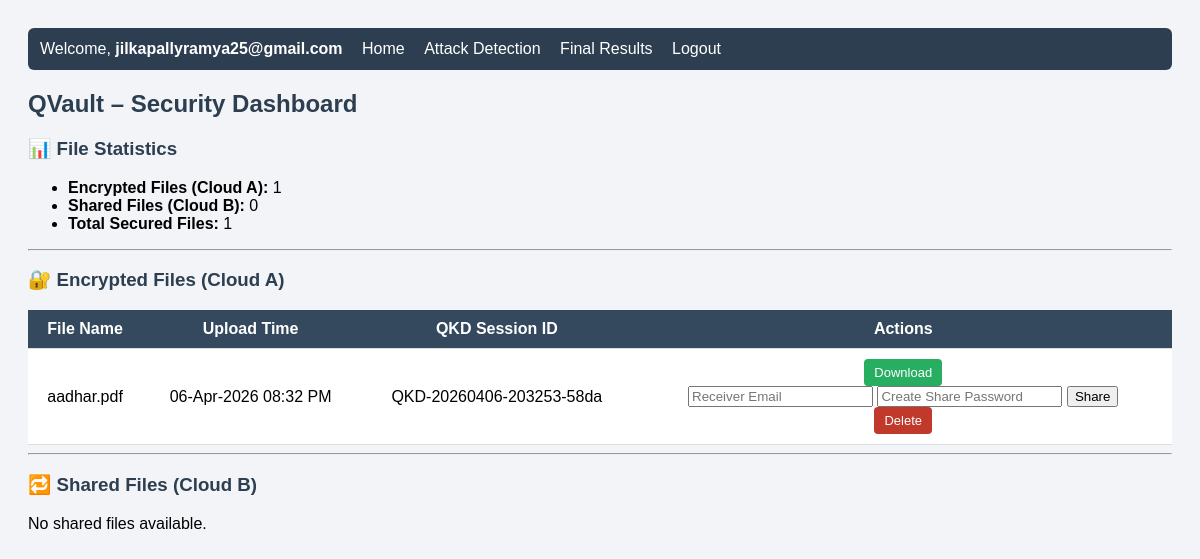
The app's page /dashboard (signed in) with its own data.
### tables this page shows
CREATE TABLE files (
            id INTEGER PRIMARY KEY AUTOINCREMENT,
            filename TEXT,
            user TEXT,
            upload_time TEXT,
            qkd_session_id TEXT
        );

### app.py (the view)
@app.route("/dashboard")
def dashboard():
    if "user" not in session:
        return redirect(url_for("login"))
    user = session["user"]
    conn = sqlite3.connect(DB_PATH)
    cur = conn.cursor()
    cur.execute("""
        SELECT filename, upload_time, qkd_session_id
        FROM files
        WHERE user=?
        ORDER BY id DESC
    """, (user,))
    encrypted_files = cur.fetchall()
    conn.close()
    if os.path.exists(CLOUD_B_PATH):
        shared_files = os.listdir(CLOUD_B_PATH)
    else:
        shared_files = []
    cloud_a_count = len(encrypted_files)
    cloud_b_count = len(shared_files)
    total_files = cloud_a_count + cloud_b_count
    try:
        last_session = get_last_session_id()
    except:
        last_session = "N/A"
    return render_template(
        "dashboard.html",
        user=user,
        encrypted_files=encrypted_files,
        shared_files=shared_files,
        cloud_a_count=cloud_a_count,
        cloud_b_count=cloud_b_count,
        total_files=total_files,
        last_session_id=last_session
    )

### sessions/session_manager.py (called while the page is built)
def get_last_session_id():
    if not os.path.exists(SESSION_LOG_FILE):
        return "N/A"
    with open(SESSION_LOG_FILE, "r", encoding="utf-8") as f:
        lines = [line.strip() for line in f if line.strip()]
    if not lines:
        return "N/A"
    last_line = lines[-1]
    if "SESSION=" in last_line:
        return last_line.split("SESSION=")[1].split(" |")[0]
    return "N/A"

### templates/dashboard.html (shortened to what this page needs)
<!DOCTYPE html>
<html>
<head>
</head>
<body>
<div class="top-bar">
    Welcome, <b>{{ user }}</b>
    <a href="/">Home</a>
    <a href="/attack-detection">Attack Detection</a>
    <a href="/final-results">Final Results</a>
    <a href="/logout">Logout</a>
</div>
<h2>QVault – Security Dashboard</h2>
<h3>📊 File Statistics</h3>
<ul>
    <li><b>Encrypted Files (Cloud A):</b> {{ cloud_a_count }}</li>
    <li><b>Shared Files (Cloud B):</b> {{ cloud_b_count }}</li>
    <li><b>Total Secured Files:</b> {{ total_files }}</li>
</ul>
<hr>
<h3>🔐 Encrypted Files (Cloud A)</h3>
{% if encrypted_files %}
<table>
    <tr>
        <th>File Name</th>
        <th>Upload Time</th>
        <th>QKD Session ID</th>
        <th>Actions</th>
    </tr>
    {% for file in encrypted_files %}
    <tr>
        <td>{{ file[0] }}</td>
        <td>{{ file[1] }}</td>
        <td>{{ file[2] }}</td>
        <td>
            <form action="/download-verify" method="post" style="display:inline;">
                <button class="btn btn-download">Download</button>
            </form>
            <form action="/share" method="POST">
<input type="email" name="receiver_email" placeholder="Receiver Email" required>
<input type="password" name="share_password" placeholder="Create Share Password" required>
<button type="submit">Share</button>
</form>
            <form action="/delete" method="post" style="display:inline;">
                <button class="btn btn-delete"
                    onclick="return confirm('Are you sure you want to delete this file?');">
                    Delete
                </button>
            </form>
        </td>
    </tr>
    {% endfor %}
</table>
{% else %}
<p>No encrypted files available.</p>
{% endif %}
<hr>
<h3>🔁 Shared Files (Cloud B)</h3>
{% if shared_files %}
<table>
    <tr>
        <th>File Name</th>
        <th>Action</th>
    </tr>
    {% for file in shared_files %}
    <tr>
        <td>{{ file }}</td>
        <td>
            <form action="/delete-shared" method="post">
                <input type="hidden" name="filename" value="{{ file }}">
                <button class="btn btn-delete"
                    onclick="return confirm('Delete this shared file?');">
                    Delete
                </button>
            </form>
        </td>
    </tr>
    {% endfor %}
</table>
{% else %}
<p>No shared files available.</p>
{% endif %}
</body>
</html>

### templates/dashboard.html (style rules this page uses)
body { font-family: Arial, sans-serif; background-color: #f2f4f7; padding: 20px; }
h2, h3 { color: #2c3e50; }
.top-bar { background: #2c3e50; color: white; padding: 12px; border-radius: 6px; margin-bottom: 20px; }
.top-bar a { color: white; margin-left: 15px; text-decoration: none; }
table { width: 100%; border-collapse: collapse; background: white; margin-top: 10px; }
th, td { padding: 10px; border-bottom: 1px solid #ddd; text-align: center; }
th { background-color: #34495e; color: white; }
.btn { padding: 6px 10px; border-radius: 4px; border: none; cursor: pointer; font-size: 13px; }
.btn-download { background: #27ae60; color: white; }
.btn-delete { background: #c0392b; color: white; }

### records on screen
files: user "jilkapallyramya25@gmail.com", filename "aadhar.pdf", upload_time "06-Apr-2026 08:32 PM", qkd_session "QKD-20260406-203253-58da"

### other values on screen
{{ cloud_a_count }} "1"
{{ cloud_b_count }} "0"
{{ total_files }} "1"
